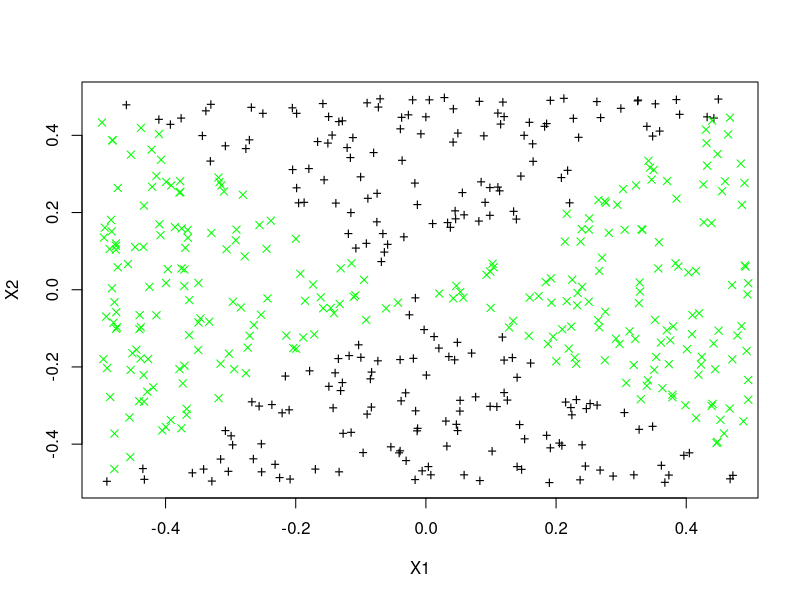
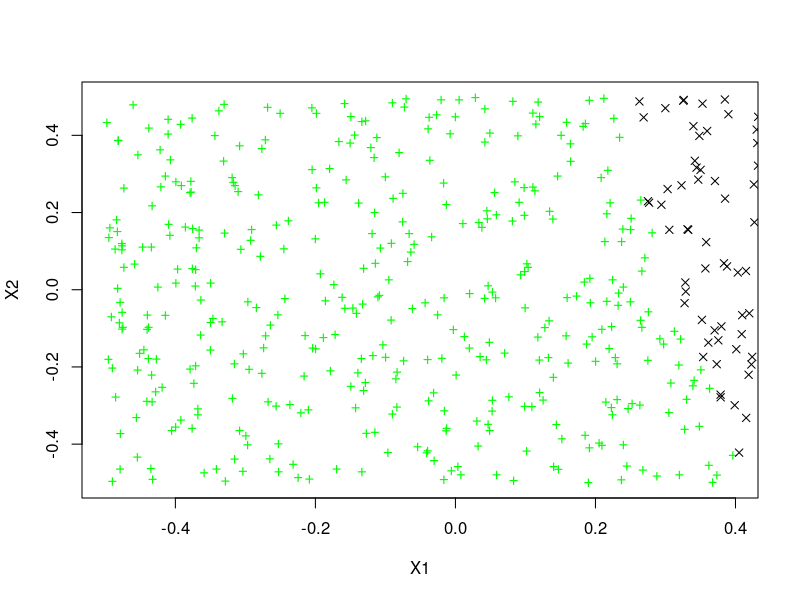
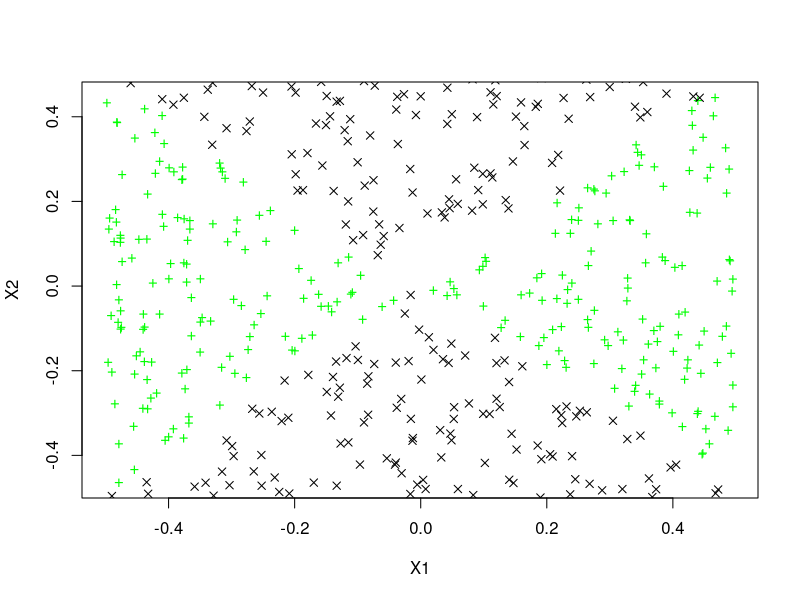
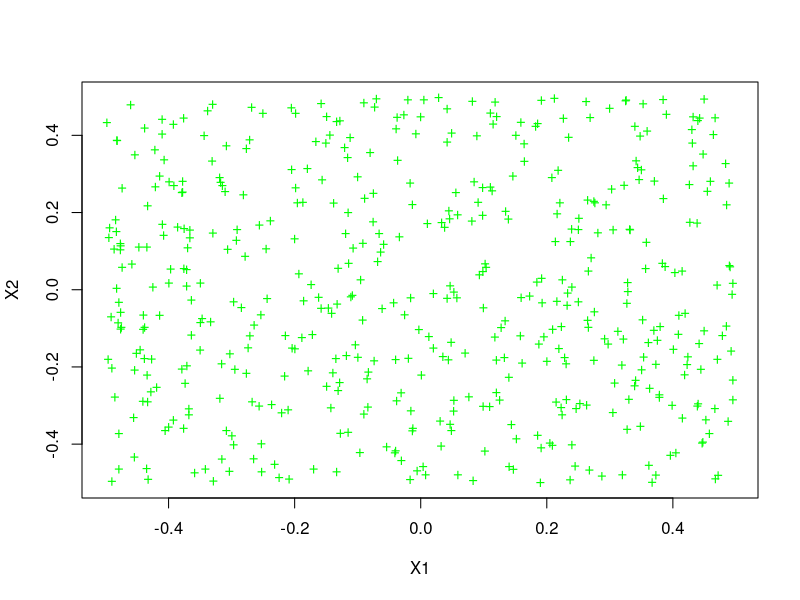
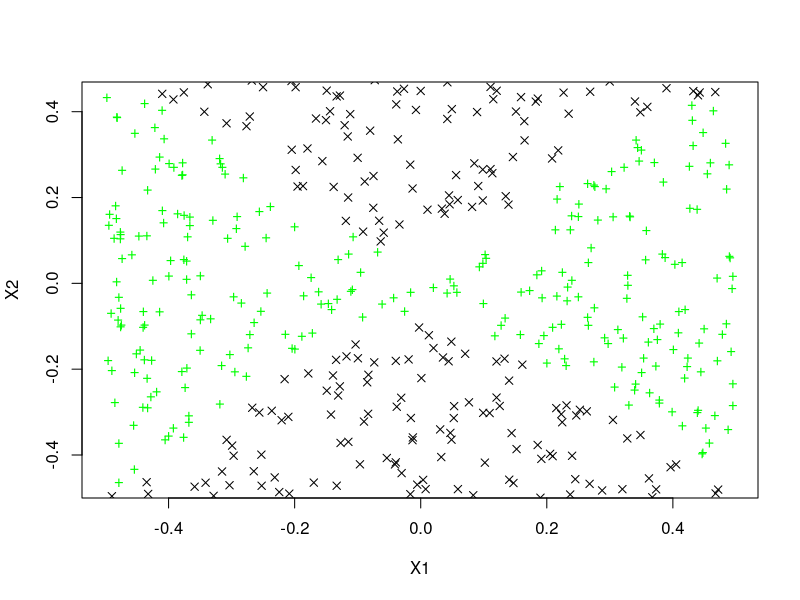

These charts were generated, in order, by the following R code:
# 2.a
set.seed(322)
x1 = runif(500) - 0.5
x2 = runif(500) - 0.5
y = 1 * (x1^2 - x2^2 > 0)

# 2.b
plot(x1[y == 0], x2[y == 0], col = "black", xlab = "X1", ylab = "X2", pch = "+")
points(x1[y == 1], x2[y == 1], col = "green", pch = 4)

# 2.c
lm.fit = glm(y ~ x1 + x2, family = binomial)
summary(lm.fit)

# 2.d
data_1 = data.frame(x1 = x1, x2 = x2, y = y)

lm_1 = predict(lm.fit, data_1, type = "response")
lm.pred = ifelse(lm_1 > 0.52, 1, 0)

data.plus = data_1[lm.pred == 1, ]
data.minus = data_1[lm.pred == 0, ]

plot(data.plus$x1, data.plus$x2, col = "green", xlab = "X1", ylab = "X2", pch = "+")
points(data.minus$x1, data.minus$x2, col = "black", pch = 4)

# 2.e
lm.fit = glm(y ~ poly(x1, 2) + poly(x2, 2) + I(x1 * x2), data = data_1, family = binomial)

# 2.f
lm_2 = predict(lm.fit, data_1, type = "response")
lm.pred = ifelse(lm_2 > 0.5, 1, 0)

data.plus = data_1[lm.pred == 1, ]
data.minus = data_1[lm.pred == 0, ]

plot(data.plus$x1, data.plus$x2, col = "green", xlab = "X1", ylab = "X2", pch = "+")
points(data.minus$x1, data.minus$x2, col = "black", pch = 4)

# 2.g
library(e1071)

svm.fit = svm(as.factor(y) ~ x1 + x2, data_1, kernel = "linear", cost = 0.1)
svm.pred = predict(svm.fit, data_1)

data.plus = data_1[svm.pred == 1, ]
data.minus = data_1[svm.pred == 0, ]

plot(data.plus$x1, data.plus$x2, col = "green", xlab = "X1", ylab = "X2", pch = "+")
points(data.minus$x1, data.minus$x2, col = "black", pch = 4)

# 2.h
svm.fit = svm(as.factor(y) ~ x1 + x2, data_1, gamma = 1)
svm.pred = predict(svm.fit, data_1)

data.plus = data_1[svm.pred == 1, ]
data.minus = data_1[svm.pred == 0, ]

plot(data.plus$x1, data.plus$x2, col = "green", xlab = "X1", ylab = "X2", pch = "+")
points(data.minus$x1, data.minus$x2, col = "black", pch = 4)

# 2.i
# As it can be deducted from this example, SVMs with non-linear kernel and  logistic regression 
# with interaction terms are both useful in finding the non-linear boundaries. 
# On the other hand SVM with linear kernel and logistic regression without any interaction term
# both fail to identify devision boundary or as shown in this particular case even a single class.
# The biggest difference in implementing either of the techniques is the ammount of tuning required.
# Radial basis only requires gamma as a parameter while the other simple non-linear requires  
# finding the right interaction terms.


